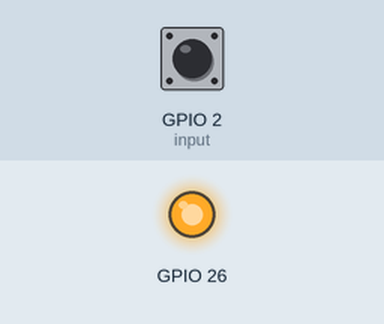
Recording of a program running on a simulated Raspberry Pi (BCM pin numbers). Shown: output pins drawn as LEDs (lit = HIGH). The inputs (shaded band) are chosen by the test bench; at power-on: GPIO 2 (input) HIGH. What the program prints to the terminal is not drawn.

Above: at 1.2 s.
1.3 s: GPIO 2 (input) pulled LOW for 0.15 s
At 1.37 s:
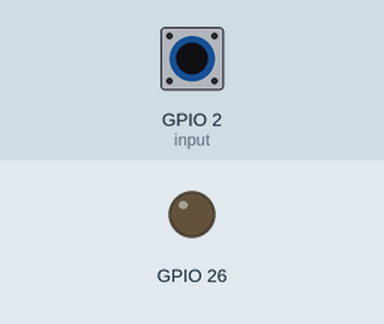
2.9 s: GPIO 2 (input) pulled LOW for 3.2 s
At 7.2 s:
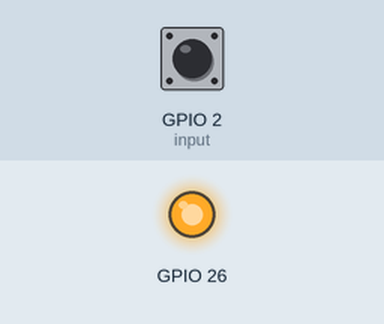
Timing chart, 0 to 8.7 s (numbered marks = the images above; inputs shaded):
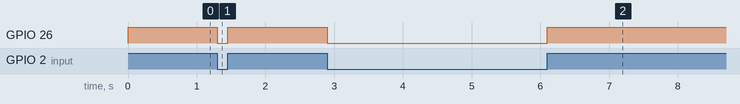

Measured:
- after the input at 1.3 s, GPIO 26: HIGH → LOW at once, → HIGH 0.15 s later
- after the input at 2.9 s, GPIO 26: HIGH → LOW at once, → HIGH 3.2 s later

The program:

Flame_sensor.py
```python
import RPi.GPIO as GPIO
GPIO.setmode(GPIO.BCM)
GPIO.setwarnings(False)
GPIO.setup(2,GPIO.IN)
GPIO.setup(26,GPIO.OUT)
input = GPIO.input(2)
while True:
  if (GPIO.input(2)):
    print("Flame Detected")
    GPIO.output(26,True)
  else:
    print("Not Detected")
    GPIO.output(26,False)
```
